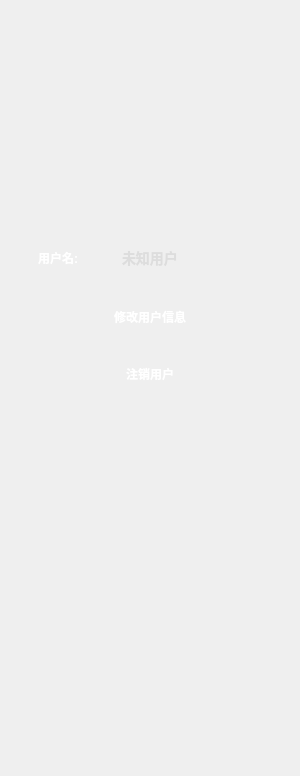
     <widget class="QWidget" name="userWidget" native="true">
      <property name="minimumSize">
       <size>
        <width>300</width>
        <height>0</height>
       </size>
      </property>
      <property name="maximumSize">
       <size>
        <width>300</width>
        <height>16777215</height>
       </size>
      </property>
      <property name="styleSheet">
       <string notr="true">background: qlineargradient(x1:0, y1:0, x2:0, y2:1,
                               stop:0 rgba(22, 33, 62, 0.95), 
                               stop:1 rgba(15, 52, 96, 0.95));
    border-radius: 18px; 
</string>
      </property>
      <layout class="QVBoxLayout" name="verticalLayout_11">
       <property name="spacing">
        <number>15</number>
       </property>
       <property name="leftMargin">
        <number>15</number>
       </property>
       <property name="topMargin">
        <number>20</number>
       </property>
       <property name="rightMargin">
        <number>15</number>
       </property>
       <property name="bottomMargin">
        <number>20</number>
       </property>
       <item>
        <widget class="QWidget" name="avatarWidget" native="true">
         <property name="minimumSize">
          <size>
           <width>0</width>
           <height>200</height>
          </size>
         </property>
         <property name="maximumSize">
          <size>
           <width>16777215</width>
           <height>200</height>
          </size>
         </property>
         <property name="styleSheet">
          <string notr="true">QWidget{
font-weight: 600;
    border-radius: 12px;
    margin-top: 10px;
    padding-top: 15px;
    background: qlineargradient(x1:0, y1:0, x2:0, y2:1,
                               stop:0 rgba(15, 20, 35, 0.7), 
                               stop:1 rgba(22, 33, 62, 0.7));
    color: #4facfe;
}</string>
         </property>
         <layout class="QGridLayout" name="gridLayout">
          <item row="0" column="0">
           <widget class="QLabel" name="avatar_label">
            <property name="minimumSize">
             <size>
              <width>180</width>
              <height>180</height>
             </size>
            </property>
            <property name="maximumSize">
             <size>
              <width>180</width>
              <height>180</height>
             </size>
            </property>
            <property name="styleSheet">
             <string notr="true">QLabel {
    background: qlineargradient(x1:0, y1:0, x2:0, y2:1,
                               stop:0 rgba(10, 14, 39, 0.8), 
                               stop:1 rgba(22, 33, 62, 0.8));
    qproperty-alignment: 'AlignHCenter | AlignVCenter';
    border-radius: 0px; 
}</string>
            </property>
            <property name="text">
             <string/>
            </property>
           </widget>
          </item>
         </layout>
        </widget>
       </item>
       <item>
        <widget class="QWidget" name="widget" native="true">
         <property name="styleSheet">
          <string notr="true">background: qlineargradient(x1:0, y1:0, x2:0, y2:1,
                               stop:0 rgba(10, 14, 39, 0.8), 
                               stop:1 rgba(22, 33, 62, 0.8));
    border-radius: 12px;</string>
         </property>
         <layout class="QHBoxLayout" name="horizontalLayout_2" stretch="0,0">
          <property name="spacing">
           <number>8</number>
          </property>
          <property name="leftMargin">
           <number>8</number>
          </property>
          <property name="topMargin">
           <number>8</number>
          </property>
          <property name="rightMargin">
           <number>8</number>
          </property>
          <property name="bottomMargin">
           <number>8</number>
          </property>
          <item>
           <widget class="QLabel" name="username_title">
            <property name="minimumSize">
             <size>
              <width>0</width>
              <height>30</height>
             </size>
            </property>
            <property name="maximumSize">
             <size>
              <width>75</width>
              <height>30</height>
             </size>
            </property>
            <property name="styleSheet">
             <string notr="true">font-size: 12px; 
    color: #ffffff; 
    font-weight: 500;
    padding: 6px 12px;</string>
            </property>
            <property name="text">
             <string>用户名:</string>
            </property>
           </widget>
          </item>
          <item>
           <widget class="QLabel" name="username_value">
            <property name="minimumSize">
             <size>
              <width>0</width>
              <height>30</height>
             </size>
            </property>
            <property name="maximumSize">
             <size>
              <width>16777215</width>
              <height>30</height>
             </size>
            </property>
            <property name="styleSheet">
             <string notr="true">font-size: 14px; 
    color: #ffffff; 
color: rgb(221, 221, 221);
    font-weight: 500;
    padding: 6px 12px;
text-align: center;
qproperty-alignment: 'AlignCenter';</string>
            </property>
            <property name="text">
             <string>未知用户</string>
            </property>
           </widget>
          </item>
         </layout>
        </widget>
       </item>
       <item>
        <widget class="QPushButton" name="modify_btn">
         <property name="styleSheet">
          <string notr="true">QPushButton {
    background: qlineargradient(x1:0, y1:0, x2:1, y2:1,
                               stop:0 #667eea, stop:1 #764ba2);
    color: white;
    border: none;
    border-radius: 10px;
    padding: 12px 20px;
    font-weight: 600;
}

QPushButton:hover {
    background: qlineargradient(x1:0, y1:0, x2:1, y2:1,
                               stop:0 #764ba2, stop:1 #667eea);
}</string>
         </property>
         <property name="text">
          <string>修改用户信息</string>
         </property>
        </widget>
       </item>
       <item>
        <widget class="QPushButton" name="logout_btn">
         <property name="styleSheet">
          <string notr="true">QPushButton {
    background: qlineargradient(x1:0, y1:0, x2:1, y2:1,
                               stop:0 #667eea, stop:1 #764ba2);
    color: white;
    border: none;
    border-radius: 10px;
    padding: 12px 20px;
    font-weight: 600;
}

QPushButton:hover {
    background: qlineargradient(x1:0, y1:0, x2:1, y2:1,
                               stop:0 #764ba2, stop:1 #667eea);
}</string>
         </property>
         <property name="text">
          <string>注销用户</string>
         </property>
        </widget>
       </item>
       <item>
        <spacer name="verticalSpacer_6">
         <property name="orientation">
          <enum>Qt::Vertical</enum>
         </property>
         <property name="sizeHint" stdset="0">
          <size>
           <width>20</width>
           <height>361</height>
          </size>
         </property>
        </spacer>
       </item>
      </layout>
     </widget>
